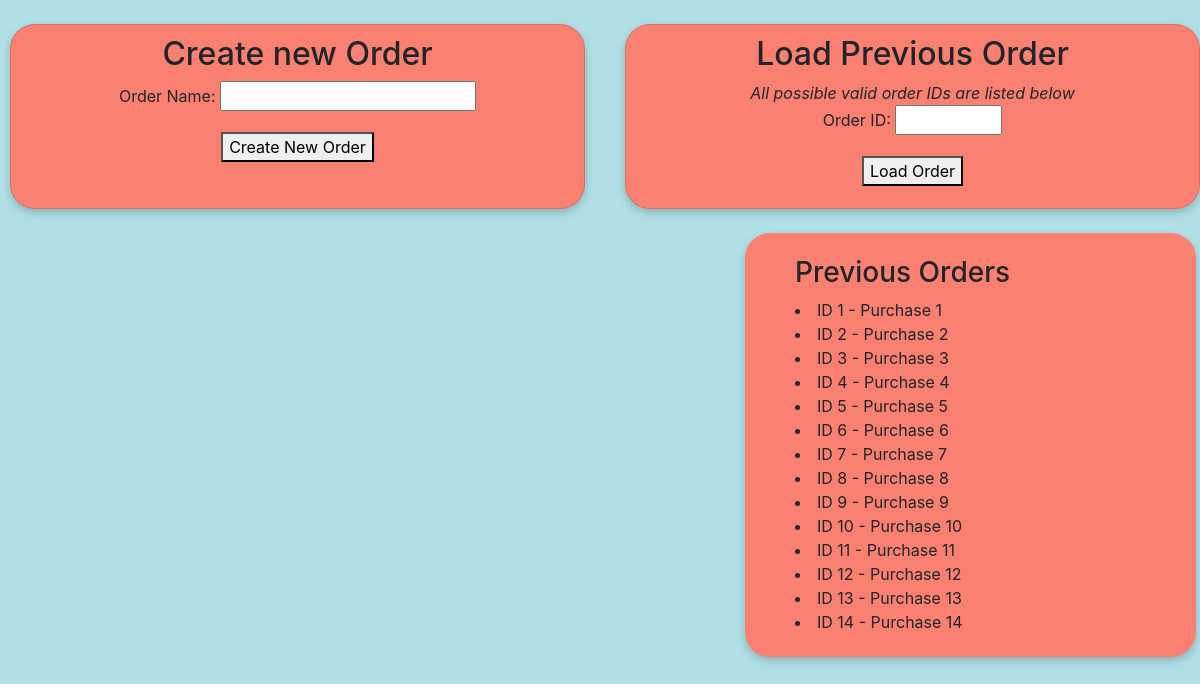
Before: / with the older database file.
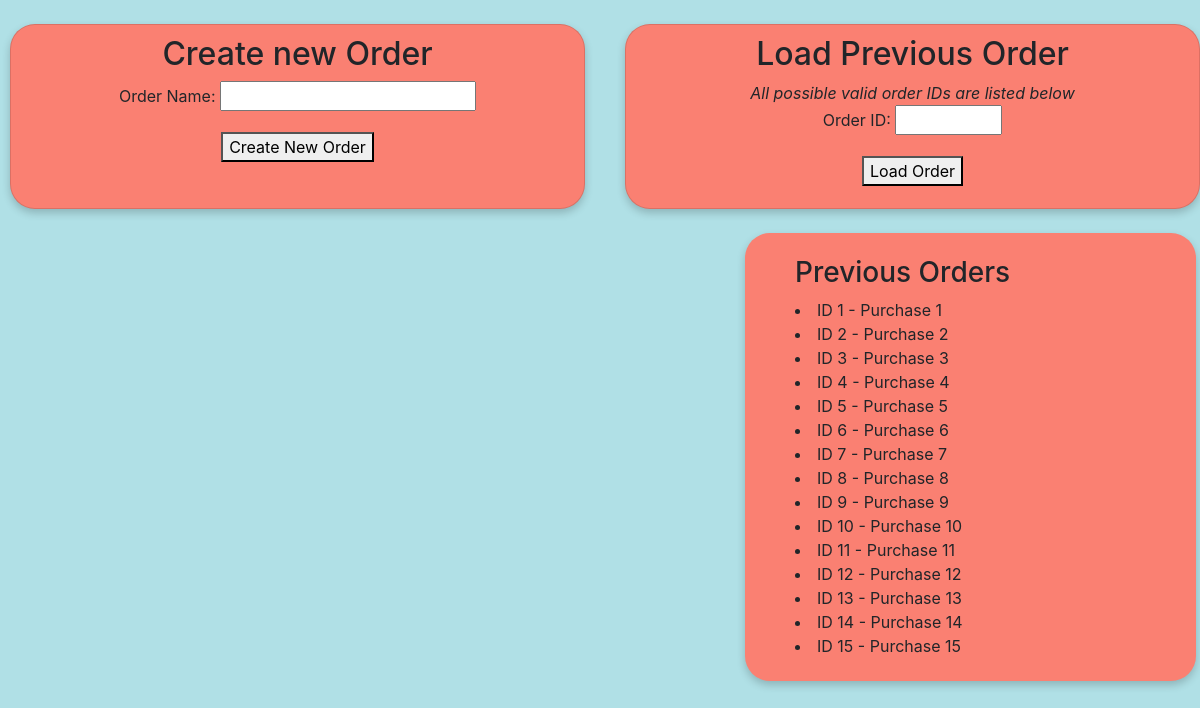
After: the same page with the newer database file.
### checkout/models.py (models this page shows, shortened)
class recipt(models.Model):
    items = models.ManyToManyField(item)
    discount = models.ManyToManyField(discount)
    text = models.CharField(max_length=300)

### checkout/views.py (the view, shortened to what this page needs)
# urls.py: path('', views.create, name='create'),
def create(response):
    form = CreateNewOrder()
    oldform = loadOrder()
    recipts = recipt.objects.all()
    return render(response, "checkout/create.html", {"form":form, "recipts": recipts, "oldform":oldform})

### checkout/forms.py
class CreateNewOrder(forms.Form):
    name = forms.CharField(label="Order Name", max_length=200)

class loadOrder(forms.Form):
    id = forms.IntegerField(label="Order ID", max_value=1000, min_value=1)

### checkout/templates/checkout/create.html (shortened to what this page needs)
{% extends 'checkout/base.html' %}
{% block content %}
{% load static %}
<link rel="stylesheet" href="https://cdn.jsdelivr.net/npm/bootstrap@4.3.1/dist/css/bootstrap.min.css">
<link rel = "stylesheet" href="{% static 'styleCreate.css'%}">
<br>
<div class="row">
    <div class="col">
        <div class="card">
            <h2>Create new Order</h2>
                <form method="post" action="/create/">
                    {{form.as_p}}
                    <button type="submit", name="save", value="save">Create New Order</button>
                </form>
        </div>
    </div>
    <div class="col">
        <div class="card">
        <h2>Load Previous Order</h2>
        <em>All possible valid order IDs are listed below</em>
            <form method="post" action="/create/">
                {{oldform.as_p}}
                <button type="submit", name="Load", value="Load">Load Order</button>
            </form>
        </div>
    </div>
</div>
<br>
<div class="card2">
    <h3>Previous Orders</h3>
            {% for recipt in recipts %}
                <li>ID {{recipt.id}} - {{recipt.text}}</li>
            {% endfor %}
</div>
{% endblock %}

### checkout/templates/checkout/base.html (shortened to what this page needs)
<!DOCTYPE html>
<html>
<head>
</head>
<body>
    <div id="content", name="content">
        {% block content %}
        {% endblock %}
    </div>
</body>
</html>

### checkout/static/styleCreate.css (style rules this page uses)
body { background-color: powderblue; }
.card { text-align: center; background-color: salmon; box-shadow: 0 4px 8px 0 rgba(0,0,0,0.2); border-radius: 25px; transition: 0.3s; height: 185px; padding-top: 10px; margin-left: 10px; }
.card2 { background-color: salmon; box-shadow: 0 4px 8px 0 rgba(0,0,0,0.2); border-radius: 25px; transition: 0.3s; padding-top: 23px; padding-left: 50px; margin-left: 745px; margin-right: 4px; padding-bottom: 23px; }

Changed rows visible on the page:
added recipt: id "15", text "Purchase 15"
